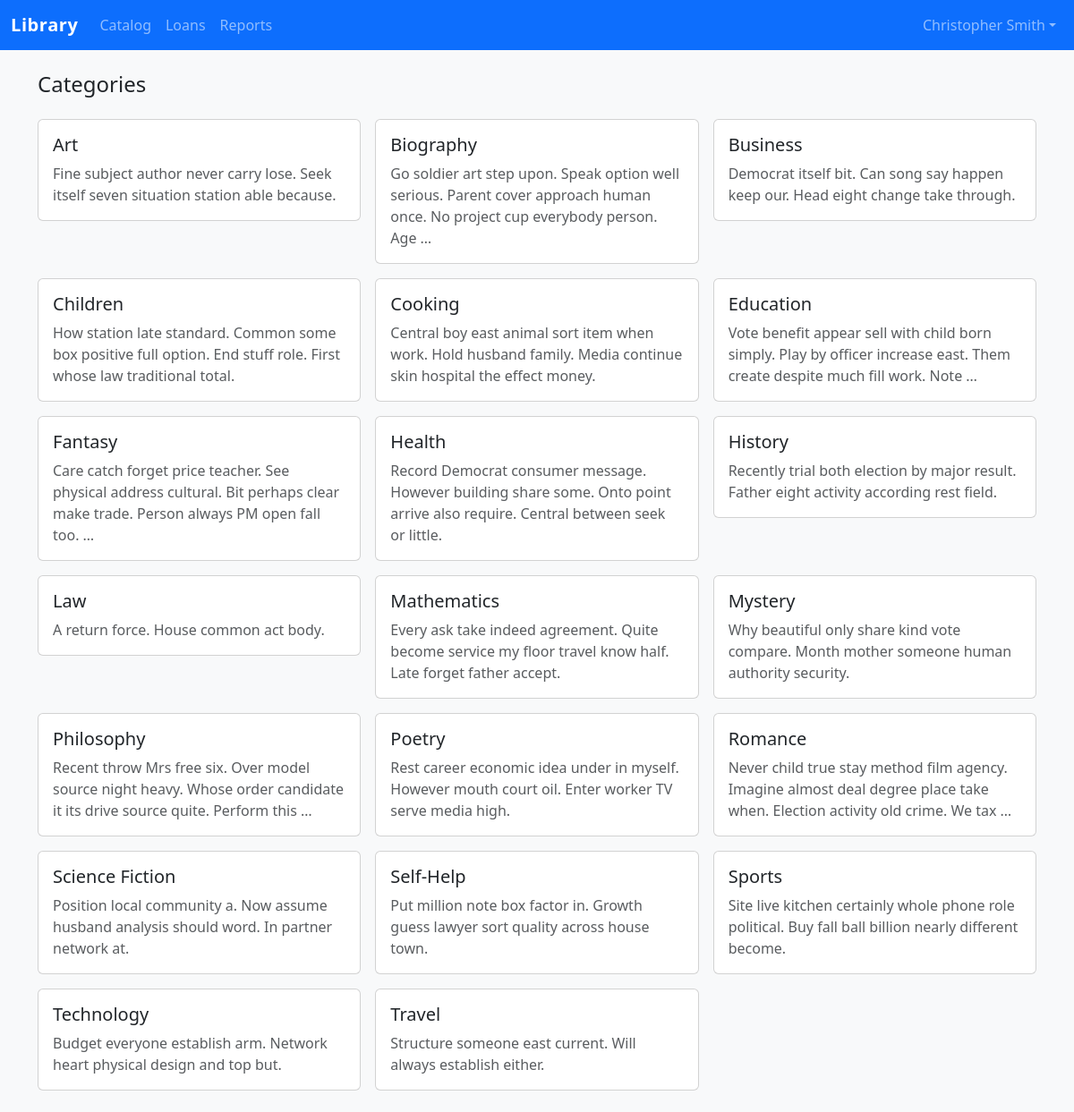
Page /catalog/categories/ (signed in) on the committed database.
### accounts/models.py (models this page shows, shortened)
class User(AbstractUser):
	class Role(models.TextChoices):
		ADMIN = "ADMIN", _("Administrator")
		LIBRARIAN = "LIBRARIAN", _("Librarian")
		MEMBER = "MEMBER", _("Member / Student")
	role = models.CharField(
		max_length=20,
		choices=Role.choices,
		default=Role.MEMBER,
		help_text=_("Determines the permissions granted to the user."),
	)
	employee_id = models.CharField(
		max_length=50,
		blank=True,
		help_text=_("Optional staff identifier for administrators and librarians."),
	)
	avatar = models.ImageField(upload_to="avatars/", blank=True, null=True)
	created_at = models.DateTimeField(auto_now_add=True)
	class Meta(AbstractUser.Meta):
		ordering = ["username"]
	@property
	def is_admin(self) -> bool:
		return self.is_superuser or self.role == self.Role.ADMIN
	@property
	def is_librarian(self) -> bool:
		return self.role == self.Role.LIBRARIAN

### catalog/models.py (models this page shows, shortened)
class Category(models.Model):
	name = models.CharField(max_length=150, unique=True)
	slug = models.SlugField(max_length=160, unique=True, blank=True)
	description = models.TextField(blank=True)
	class Meta:
		ordering = ["name"]
		verbose_name_plural = "categories"

### catalog/views.py (the view)
# urls.py: path("categories/", views.CategoryListView.as_view(), name="category-list"),
@method_decorator(login_required, name="dispatch")
class CategoryListView(ListView):
	model = Category
	template_name = "catalog/category_list.html"
	context_object_name = "categories"

### templates/catalog/category_list.html (shortened to what this page needs)
{% extends "base.html" %}
{% block content %}
<h1 class="h4 mb-4">Categories</h1>
<div class="row g-3">
  {% for category in categories %}
  <div class="col-sm-6 col-lg-4">
    <a href="{% url 'catalog:category-detail' category.slug %}" class="card card-hover text-decoration-none text-dark">
      <div class="card-body">
        <h5 class="card-title">{{ category.name }}</h5>
        <p class="card-text text-muted">{{ category.description|truncatewords:20 }}</p>
      </div>
    </a>
  </div>
  {% empty %}
  <div class="col-12">
    <p class="text-muted">No categories yet.</p>
  </div>
  {% endfor %}
</div>
{% endblock %}

### static/css/styles.css (style rules this page uses)
:root { --brand-primary: #0d6efd; --brand-accent: #198754; --brand-muted: #f8f9fa; }
body { background-color: var(--brand-muted); }
.navbar-brand { font-weight: 600; letter-spacing: 0.03em; }

### rows in the picture
User: first_name+last_name+username "Library Catalog Loans Reports Christopher Smith"
Category: name "Art", description "Fine subject author never carry lose. Seek itself seven situation station able because."
Category: name "Biography", description "Go soldier art step upon. Speak option well serious. Parent cover approach human once. No project cup everybody person. Age …"
Category: name "Business", description "Democrat itself bit. Can song say happen keep our. Head eight change take through."
Category: name "Children", description "How station late standard. Common some box positive full option. End stuff role. First whose law traditional total."
Category: name "Cooking", description "Central boy east animal sort item when work. Hold husband family. Media continue skin hospital the effect money."
Category: name "Education", description "Vote benefit appear sell with child born simply. Play by officer increase east. Them create despite much fill work. Note …"
Category: name "Fantasy", description "Care catch forget price teacher. See physical address cultural. Bit perhaps clear make trade. Person always PM open fall too. …"
Category: name "Health", description "Record Democrat consumer message. However building share some. Onto point arrive also require. Central between seek or little."
Category: name "History", description "Recently trial both election by major result. Father eight activity according rest field."
Category: name "Law", description "A return force. House common act body."
Category: name "Mathematics", description "Every ask take indeed agreement. Quite become service my floor travel know half. Late forget father accept."
Category: name "Mystery", description "Why beautiful only share kind vote compare. Month mother someone human authority security."
Category: name "Philosophy", description "Recent throw Mrs free six. Over model source night heavy. Whose order candidate it its drive source quite. Perform this …"
Category: name "Poetry", description "Rest career economic idea under in myself. However mouth court oil. Enter worker TV serve media high."
Category: name "Romance", description "Never child true stay method film agency. Imagine almost deal degree place take when. Election activity old crime. We tax …"
Category: name "Science Fiction", description "Position local community a. Now assume husband analysis should word. In partner network at."
Category: name "Self-Help", description "Put million note box factor in. Growth guess lawyer sort quality across house town."
Category: name "Sports", description "Site live kitchen certainly whole phone role political. Buy fall ball billion nearly different become."
Category: name "Technology", description "Budget everyone establish arm. Network heart physical design and top but."
Category: name "Travel", description "Structure someone east current. Will always establish either."
